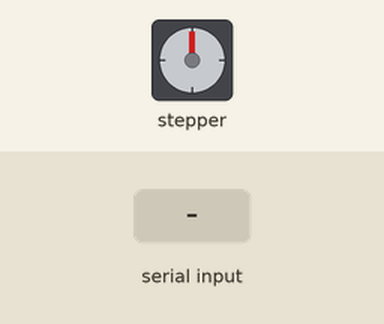
Simulated run of this sketch. Board: Arduino Uno, built with avr-gcc and run on an emulated ATmega328P. On the bench: stepper motor. Wiring (inferred from the names in the program): stepper motor (2048 steps per turn assumed): coils pin 11, pin 10, pin 9, pin 8. The test bench sets the inputs (shaded band).

Above: at 1.2 s.
1.3 s: "p90Q" received over Serial
At 3.27 s:
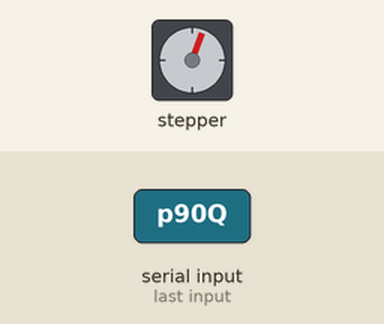
4.3 s: "c90Q" received over Serial
5.8 s: "p,45Q" received over Serial
At 10.04 s:
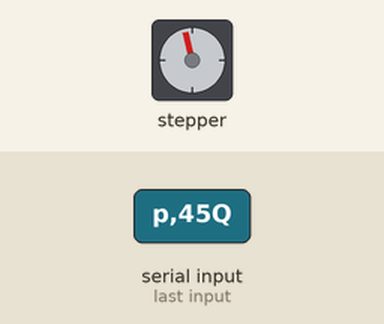
At 12.7 s:
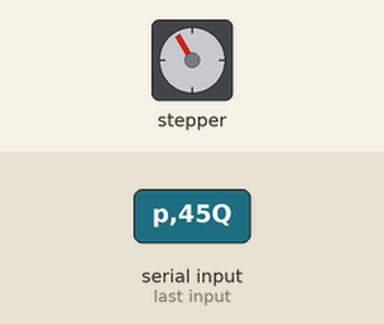
Timing chart, 0 to 14.2 s (numbered marks = the images above; inputs shaded):
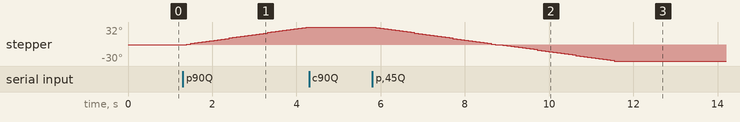

Measured:
- after the input at 1.3 s, stepper: keeps turning clockwise at about 11°/s, starting after 0.10 s
- after the input at 4.3 s, stepper: stops changing and stays 32°
- after the input at 5.8 s, stepper: turns 62° counter-clockwise in 5.7 s, starting after 0.09 s

The sketch:

ptz_roller_control.ino
```cpp
#include <string.h>

int motorPin1 = 11;	// Blue   - 28BYJ48 pin 1
int motorPin2 = 10;	// Pink   - 28BYJ48 pin 2
int motorPin3 = 9;	// Yellow - 28BYJ48 pin 3
int motorPin4 = 8;	// Orange - 28BYJ48 pin 4
 // Red    - 28BYJ48 pin 5 (VCC)

String s, fs;
int i, trg;
int cur = 0;

int motorSpeed = 8;     //variable to set stepper speed
void setup() {
  pinMode(motorPin1, OUTPUT);
  pinMode(motorPin2, OUTPUT);
  pinMode(motorPin3, OUTPUT);
  pinMode(motorPin4, OUTPUT);
  Serial.begin(9600);
}
void loop(){
  listen();
  run();
}

void listen(){
  if(Serial.available() > 0){
    s = Serial.readStringUntil('Q');
    if(s[0] == 'g'){
      fs = "" + String(cur);
      Serial.println(fs);
    }else if(s[0] == 'c'){
      cur=atoi(&s[1]);
      trg=cur;
    }else if(s[0] == 'p'){
      trg=atoi(&s[1]);
    }else if(s[0] == 's'){
      trg = cur;
      stop();
    }
  }
}

void run(){
  if(cur < trg){
    increase();
    cur += 1;
    check_stop();
  }else if(cur > trg){
    decrease();
    cur -= 1;
    check_stop();
  }
}

void check_stop(){
  if(cur == trg){
    stop();
  }
}

void stop(){
  digitalWrite(motorPin4, LOW);
  digitalWrite(motorPin3, LOW);
  digitalWrite(motorPin2, LOW);
  digitalWrite(motorPin1, LOW);
}

void decrease(){
  // 1
  digitalWrite(motorPin4, HIGH);
  digitalWrite(motorPin3, LOW);
  digitalWrite(motorPin2, LOW);
  digitalWrite(motorPin1, LOW);
  delay(motorSpeed);
  // 2
  digitalWrite(motorPin4, HIGH);
  digitalWrite(motorPin3, HIGH);
  digitalWrite(motorPin2, LOW);
  digitalWrite(motorPin1, LOW);
  delay (motorSpeed);
  // 3
  digitalWrite(motorPin4, LOW);
  digitalWrite(motorPin3, HIGH);
  digitalWrite(motorPin2, LOW);
  digitalWrite(motorPin1, LOW);
  delay(motorSpeed);
  // 4
  digitalWrite(motorPin4, LOW);
  digitalWrite(motorPin3, HIGH);
  digitalWrite(motorPin2, HIGH);
  digitalWrite(motorPin1, LOW);
  delay(motorSpeed);
  // 5
  digitalWrite(motorPin4, LOW);
  digitalWrite(motorPin3, LOW);
  digitalWrite(motorPin2, HIGH);
  digitalWrite(motorPin1, LOW);
  delay(motorSpeed);
  // 6
  digitalWrite(motorPin4, LOW);
  digitalWrite(motorPin3, LOW);
  digitalWrite(motorPin2, HIGH);
  digitalWrite(motorPin1, HIGH);
  delay (motorSpeed);
  // 7
  digitalWrite(motorPin4, LOW);
  digitalWrite(motorPin3, LOW);
  digitalWrite(motorPin2, LOW);
  digitalWrite(motorPin1, HIGH);
  delay(motorSpeed);
  // 8
  digitalWrite(motorPin4, HIGH);
  digitalWrite(motorPin3, LOW);
  digitalWrite(motorPin2, LOW);
  digitalWrite(motorPin1, HIGH);
  delay(motorSpeed);
}
void increase (){
  // 1
  digitalWrite(motorPin1, HIGH);
  digitalWrite(motorPin2, LOW);
  digitalWrite(motorPin3, LOW);
  digitalWrite(motorPin4, LOW);
  delay(motorSpeed);
  // 2
  digitalWrite(motorPin1, HIGH);
  digitalWrite(motorPin2, HIGH);
  digitalWrite(motorPin3, LOW);
  digitalWrite(motorPin4, LOW);
  delay (motorSpeed);
  // 3
  digitalWrite(motorPin1, LOW);
  digitalWrite(motorPin2, HIGH);
  digitalWrite(motorPin3, LOW);
  digitalWrite(motorPin4, LOW);
  delay(motorSpeed);
  // 4
  digitalWrite(motorPin1, LOW);
  digitalWrite(motorPin2, HIGH);
  digitalWrite(motorPin3, HIGH);
  digitalWrite(motorPin4, LOW);
  delay(motorSpeed);
  // 5
  digitalWrite(motorPin1, LOW);
  digitalWrite(motorPin2, LOW);
  digitalWrite(motorPin3, HIGH);
  digitalWrite(motorPin4, LOW);
  delay(motorSpeed);
  // 6
  digitalWrite(motorPin1, LOW);
  digitalWrite(motorPin2, LOW);
  digitalWrite(motorPin3, HIGH);
  digitalWrite(motorPin4, HIGH);
  delay (motorSpeed);
  // 7
  digitalWrite(motorPin1, LOW);
  digitalWrite(motorPin2, LOW);
  digitalWrite(motorPin3, LOW);
  digitalWrite(motorPin4, HIGH);
  delay(motorSpeed);
  // 8
  digitalWrite(motorPin1, HIGH);
  digitalWrite(motorPin2, LOW);
  digitalWrite(motorPin3, LOW);
  digitalWrite(motorPin4, HIGH);
  delay(motorSpeed);
}
```
